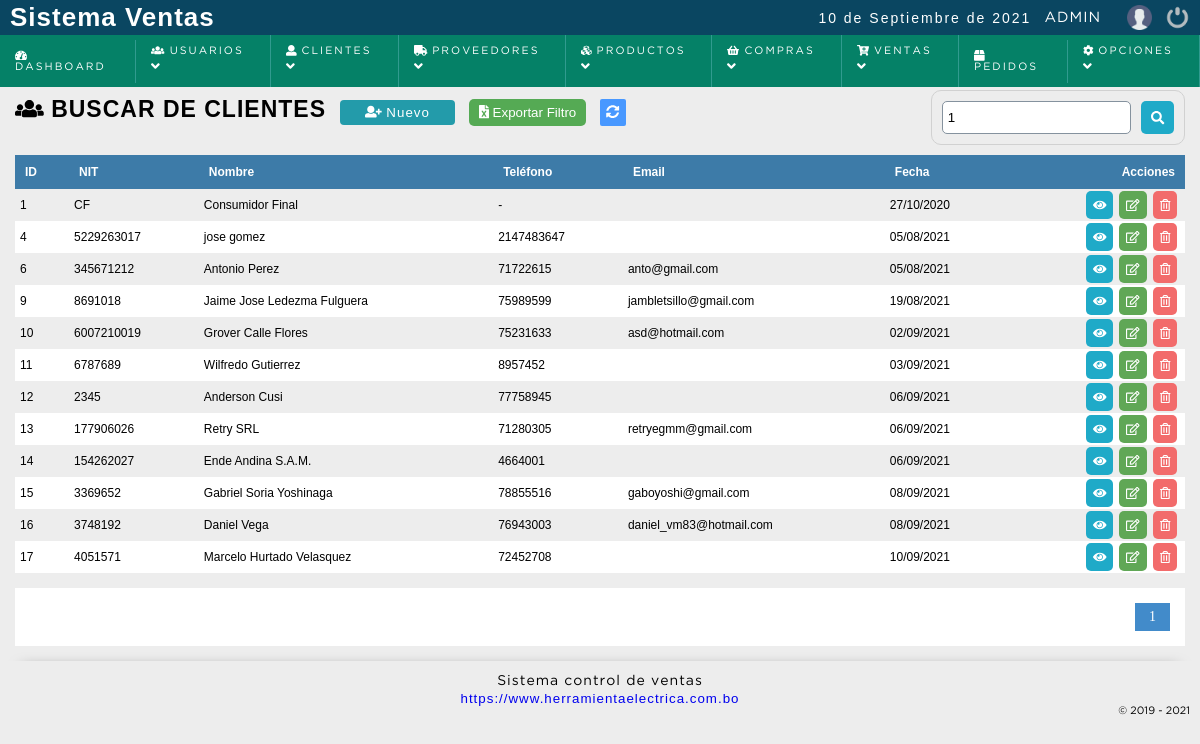
The app's page /sistema/clientes/buscar_cliente.php?busqueda=1 (signed in) with its own data.
### tables this page shows
CREATE TABLE `cliente` (
  `idcliente` int(11) NOT NULL,
  `nit` varchar(20) NOT NULL,
  `nombre` varchar(80) DEFAULT NULL,
  `telefono` int(11) DEFAULT NULL,
  `correo` varchar(100) NOT NULL,
  `clave` varchar(255) NOT NULL,
  `cod_temp` varchar(200) NOT NULL,
  `direccion` text DEFAULT NULL,
  `dateadd` datetime NOT NULL DEFAULT current_timestamp(),
  `usuario_id` int(11) NOT NULL,
  `estatus` int(11) NOT NULL DEFAULT 1
);

### sistema/includes/functions.php (called while the page is built, shortened)
<?php
	function decrypt($string, $key) {
	   $result = '';
	   $string = base64_decode($string);
	   for($i=0; $i<strlen($string); $i++) {
	      $char = substr($string, $i, 1);
	      $keychar = substr($key, ($i % strlen($key))-1, 1);
	      $char = chr(ord($char)-ord($keychar));
	      $result.=$char;
	   }
	   return $result;
	}
 ?>

### sistema/clientes/buscar_cliente.php (the view, shortened to what this page needs)
<?php
	include "../../conexion.php";
	$busqueda = strtolower($_REQUEST['busqueda']);
	$sql_registe = mysqli_query($conection,"SELECT COUNT(*) as total_registro FROM cliente
														WHERE ( idcliente LIKE '%$busqueda%' OR
																nit LIKE '%$busqueda%' OR
																nombre LIKE '%$busqueda%' OR
																telefono LIKE '%$busqueda%' OR
																correo LIKE '%$busqueda%'
														   )
														AND estatus = 1  ");
	$result_register = mysqli_fetch_array($sql_registe);
	$total_registro = $result_register['total_registro'];
	$por_pagina = 150;
	if(empty($_GET['pagina']))
	{
		$pagina = 1;
	}else{
		$pagina = $_GET['pagina'];
	}
	$desde = ($pagina-1) * $por_pagina;
	$total_paginas = ceil($total_registro / $por_pagina);
	$queryFiltro = "SELECT idcliente,
							nit,
							nombre,
							telefono,
							correo,
                            direccion,
							DATE_FORMAT(dateadd, '%d/%m/%Y') as fecha_registro,
							estatus FROM cliente WHERE
								( idcliente LIKE '%$busqueda%' OR
									nit LIKE '%$busqueda%' OR
									nombre LIKE '%$busqueda%' OR
									telefono LIKE '%$busqueda%' OR
									correo LIKE  '%$busqueda%' )
								AND
								estatus = 1 ORDER BY idcliente ASC LIMIT $desde,$por_pagina";
	$query = mysqli_query($conection,$queryFiltro);
 ?>
<!DOCTYPE html>
<html lang="en">
<head>
	<?php include "../includes/scripts.php"; ?>
</head>
<body>
	<?php include "../includes/header.php"; ?>
	<section id="container">
		<h1> <i class="fas fa-users"></i> Buscar de clientes</h1>
		<a href="registro_cliente.php" class="btn_new"><i class="fas fa-user-plus"></i> Nuevo </a>
		<?php
			if($result > 0 and ($_SESSION['rol'] == 1 or $_SESSION['rol'] == 2)){
		?>
		<form action="exportar.php" method="post" class="formExport" >
			<button type="submit" class="bntExport">  <i class="fas fa-file-excel"></i> Exportar Filtro</button>
		</form>
		<?php } ?>
		<a href="index.php" class="btnRefresh"><i class="fas fa-sync-alt" title="Actualizar"></i></a>
		<form action="buscar_cliente.php" method="get" class="form_search">
			<input type="text" name="busqueda" id="busqueda" placeholder="Buscar" value="<?php echo $busqueda; ?>">
			<button type="submit" class="btn_search"><i class="fas fa-search"></i></button>
		</form>
	<div class="containerTable">
		<table>
			<tr>
				<th>ID</th>
				<th><?= strtoupper(IDENTIFICACION_TRIBUTARIA); ?></th>
				<th>Nombre</th>
				<th>Teléfono</th>
				<th>Email</th>
				<th>Fecha</th>
				<th class="textright">Acciones</th>
			</tr>
		<?php
			if($result > 0){
				while ($data = mysqli_fetch_array($query)) {
			?>
				<tr id="item_<?php echo $data["idcliente"]; ?>">
					<td><?php echo $data["idcliente"]; ?></td>
					<td><?php echo $data["nit"]; ?></td>
					<td><?php echo $data["nombre"]; ?></td>
					<td><?php echo ($data["telefono"] != 0) ? $data["telefono"] : '-'; ?></td>
					<td><?php echo $data["correo"]; ?></td>
					<td><?php echo $data["fecha_registro"]; ?></td>
					<td class="textright">
						<div class="div_acciones">
							<div>
								<a href="#" class="btn_view btnInfoCliente" title="Ver datos"><i class="fas fa-eye"></i></a>
							</div>
							<div>
								<a class="btn_edit" href="editar_cliente.php?id=<?php echo $data["idcliente"]; ?>" title="Editar"><i class="far fa-edit"></i></a>
							</div>
							<?php if($_SESSION['rol'] == 1 || $_SESSION['rol'] == 2){ ?>
							<div>
								<a class="btn_del" href="eliminar_confirmar_cliente.php?id=<?php echo $data["idcliente"]; ?>" title="Eliminar"><i class="far fa-trash-alt"></i></a>
							</div>
							<?php } ?>
						</div>
					</td>
				</tr>
		<?php
				}
			}else{
				echo '<tr><td colspan="7" align="center"><p><strong>No hay datos para mostrar</strong></p></td></tr>';
			}
		 ?>
		</table>
	</div>
<?php
	if($total_registro != 0)
	{
 ?>
		<div class="paginador">
			<ul>
			<?php
				for ($i=1; $i <= $total_paginas; $i++) {
					if($i == $pagina)
					{
						echo '<li class="pageSelected">'.$i.'</li>';
					}else{
						echo '<li><a href="?pagina='.$i.'&busqueda='.$busqueda.'">'.$i.'</a></li>';
					}
				}
			 ?>
			</ul>
		</div>
<?php } ?>
	</section>
	<?php include "../includes/footer.php"; ?>
</body>
</html>

### sistema/css/style.css (style rules this page uses)
* { margin: 0; padding: 0; box-sizing: border-box; }
body { background: #ededed; }
h1, h2, h3, h4, h5, h6 { font-family: 'arial'; font-weight: bold; letter-spacing: 1px; }
h1 { font-size: 26px; }
a { text-decoration: none; font-family: arial; letter-spacing: 1px; }
#container { padding: 90px 15px 15px; }
form { background: #FFF; margin: auto; padding: 20px 43px; border: 1px solid #d1d1d1; }
input,select,textarea { display: block; width: 100%; font-size: 10pt; padding: 5px; border: 1px solid #85929e; border-radius: 5px; }
.btnRefresh { margin-left: 10px; color: #FFF; font-size: 10pt; background:#4898ff; padding: 6px; border-radius: 2px; }
#container h1 { font-size: 23px; text-transform: uppercase; display: inline-block; }
.btn_new { display: inline-block; background: #239baa; color: #FFF; padding: 5px 25px; border-radius: 4px; border: 0; margin: 10px; cursor: pointer; font-size: 10pt; }
table { border-collapse: collapse; font-size: 9pt; font-family: 'arial'; width: 100%; }
table th { text-align: left; padding: 10px; background: #3d7ba8; color: #FFF; }
table tr:nth-child(odd) { background: #FFF; }
table td { padding: 2px 5px; }
.paginador ul { padding: 15px; list-style: none; background: #FFF; margin-top: 15px; display: -webkit-flex; display: -moz-flex; display: -ms-flex; display: -o-flex; display: flex; justify-content: flex-end; }
.paginador a, .pageSelected { color: #428bca; border: 1px solid #ddd; padding: 5px; display: inline-block; font-size: 14px; text-align: center; width: 35px; }
.pageSelected { color: #FFF; background: #428bca; border: 1px solid #428bca; }
.form_search { display: -webkit-flex; display: -moz-flex; display: -ms-flex; display: -o-flex; display: flex; float: right; background: initial; padding: 10px; border-radius: 10px; margin-bottom: 10px; }
.form_search .btn_search { background: #1faac8; color: #FFF; padding: 10px; border: 0; cursor: pointer; margin-left: 10px; display: -webkit-flex; display: -moz-flex; display: -ms-flex; display: -o-flex; display: flex; border-radius: 5px; }
.textright { text-align: right; }
.div_acciones { display: -webkit-flex; display: -moz-flex; display: -ms-flex; display: -o-flex; display: flex; justify-content: flex-end; }
.btn_view, .btn_edit, .btn_del, .btn_add, .btn_sendEmail, .btn_print { background-color: #1faac8; border: 0; border-radius: 5px; cursor: pointer; padding: 7px; margin: 0 3px; color: #FFF; }
.div_acciones .btn_view, .div_acciones .btn_edit, .div_acciones .btn_del, .btn_add { display: block; }
.btn_edit { background-color: #60a756; }
.btn_del { background-color: #f26b6b; }
.formExport { padding: initial; display: inline-block; background: initial; border: initial; }
.bntExport { cursor: pointer; color: #FFF; background: #55aa54; border: 0; padding: 6px 10px; border-radius: 5px; }

### records on screen
cliente: idcliente "1", nit "CF", nombre "Consumidor Final", fecha_registro "27/10/2020"
cliente: idcliente "4", nit "5229263017", nombre "jose gomez", telefono "2147483647", fecha_registro "05/08/2021"
cliente: idcliente "6", nit "345671212", nombre "Antonio Perez", telefono "71722615", correo "anto@gmail.com", fecha_registro "05/08/2021"
cliente: idcliente "9", nit "8691018", nombre "Jaime Jose Ledezma Fulguera", telefono "75989599", correo "jambletsillo@gmail.com", fecha_registro "19/08/2021"
cliente: idcliente "10", nit "6007210019", nombre "Grover Calle Flores", telefono "75231633", correo "asd@hotmail.com", fecha_registro "02/09/2021"
cliente: idcliente "11", nit "6787689", nombre "Wilfredo Gutierrez", telefono "8957452", fecha_registro "03/09/2021"
cliente: idcliente "12", nit "2345", nombre "Anderson Cusi", telefono "77758945", fecha_registro "06/09/2021"
cliente: idcliente "13", nit "177906026", nombre "Retry SRL", telefono "71280305", correo "retryegmm@gmail.com", fecha_registro "06/09/2021"
cliente: idcliente "14", nit "154262027", nombre "Ende Andina S.A.M.", telefono "4664001", fecha_registro "06/09/2021"
cliente: idcliente "15", nit "3369652", nombre "Gabriel Soria Yoshinaga", telefono "78855516", correo "gaboyoshi@gmail.com", fecha_registro "08/09/2021"
cliente: idcliente "16", nit "3748192", nombre "Daniel Vega", telefono "76943003", correo "daniel_vm83@hotmail.com", fecha_registro "08/09/2021"
cliente: idcliente "17", nit "4051571", nombre "Marcelo Hurtado Velasquez", telefono "72452708", fecha_registro "10/09/2021"

### other values on screen
fechaC() "10 de Septiembre de 2021"
$_SESSION['user'] "ADMIN"
IDENTIFICACION_TRIBUTARIA "NIT"
WEB_EMPRESA "https://www.herramientaelectrica.com.bo"
